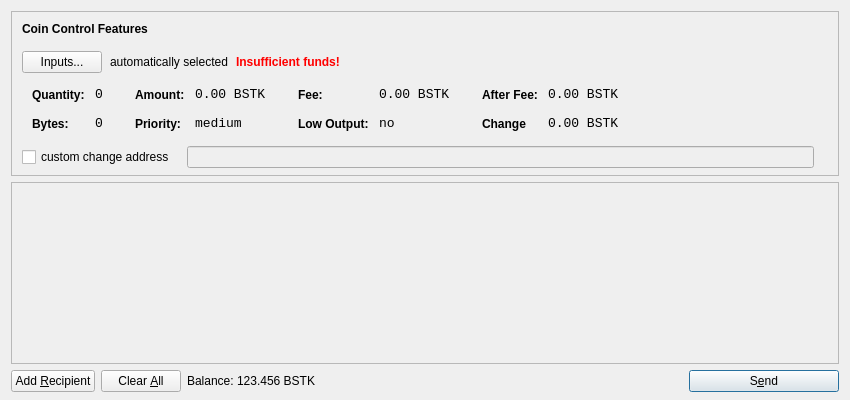
<?xml version="1.0" encoding="UTF-8"?>
<ui version="4.0">
 <class>SendCoinsDialog</class>
 <widget class="QDialog" name="SendCoinsDialog">
  <property name="geometry">
   <rect>
    <x>0</x>
    <y>0</y>
    <width>850</width>
    <height>400</height>
   </rect>
  </property>
  <property name="windowTitle">
   <string>Send Coins</string>
  </property>
  <layout class="QVBoxLayout" name="verticalLayout" stretch="0,1,0">
   <property name="bottomMargin">
    <number>8</number>
   </property>
   <item>
    <widget class="QFrame" name="frameCoinControl">
     <property name="sizePolicy">
      <sizepolicy hsizetype="Expanding" vsizetype="Expanding">
       <horstretch>0</horstretch>
       <verstretch>0</verstretch>
      </sizepolicy>
     </property>
     <property name="maximumSize">
      <size>
       <width>16777215</width>
       <height>16777215</height>
      </size>
     </property>
     <property name="frameShape">
      <enum>QFrame::StyledPanel</enum>
     </property>
     <property name="frameShadow">
      <enum>QFrame::Sunken</enum>
     </property>
     <layout class="QVBoxLayout" name="verticalLayoutCoinControl2">
      <property name="spacing">
       <number>-1</number>
      </property>
      <property name="leftMargin">
       <number>0</number>
      </property>
      <property name="topMargin">
       <number>0</number>
      </property>
      <property name="rightMargin">
       <number>0</number>
      </property>
      <property name="bottomMargin">
       <number>6</number>
      </property>
      <item>
       <layout class="QVBoxLayout" name="verticalLayoutCoinControl" stretch="0,0,0,0,1">
        <property name="spacing">
         <number>0</number>
        </property>
        <property name="leftMargin">
         <number>10</number>
        </property>
        <property name="topMargin">
         <number>10</number>
        </property>
        <item>
         <layout class="QHBoxLayout" name="horizontalLayoutCoinControl1">
          <property name="bottomMargin">
           <number>15</number>
          </property>
          <item>
           <widget class="QLabel" name="labelCoinControlFeatures">
            <property name="sizePolicy">
             <sizepolicy hsizetype="Preferred" vsizetype="Maximum">
              <horstretch>0</horstretch>
              <verstretch>0</verstretch>
             </sizepolicy>
            </property>
            <property name="font">
             <font>
              <weight>75</weight>
              <bold>true</bold>
             </font>
            </property>
            <property name="styleSheet">
             <string notr="true">font-weight:bold;</string>
            </property>
            <property name="text">
             <string>Coin Control Features</string>
            </property>
           </widget>
          </item>
         </layout>
        </item>
        <item>
         <layout class="QHBoxLayout" name="horizontalLayoutCoinControl2" stretch="0,0,0,0">
          <property name="spacing">
           <number>8</number>
          </property>
          <property name="bottomMargin">
           <number>10</number>
          </property>
          <item>
           <widget class="QPushButton" name="pushButtonCoinControl">
            <property name="styleSheet">
             <string notr="true"/>
            </property>
            <property name="text">
             <string>Inputs...</string>
            </property>
           </widget>
          </item>
          <item>
           <widget class="QLabel" name="labelCoinControlAutomaticallySelected">
            <property name="text">
             <string>automatically selected</string>
            </property>
            <property name="margin">
             <number>5</number>
            </property>
           </widget>
          </item>
          <item>
           <widget class="QLabel" name="labelCoinControlInsuffFunds">
            <property name="font">
             <font>
              <weight>75</weight>
              <bold>true</bold>
             </font>
            </property>
            <property name="styleSheet">
             <string notr="true">color:red;font-weight:bold;</string>
            </property>
            <property name="text">
             <string>Insufficient funds!</string>
            </property>
            <property name="margin">
             <number>5</number>
            </property>
           </widget>
          </item>
          <item>
           <spacer name="horizontalSpacerCoinControl">
            <property name="orientation">
             <enum>Qt::Horizontal</enum>
            </property>
            <property name="sizeHint" stdset="0">
             <size>
              <width>40</width>
              <height>1</height>
             </size>
            </property>
           </spacer>
          </item>
         </layout>
        </item>
        <item>
         <widget class="QWidget" name="widgetCoinControl" native="true">
          <property name="sizePolicy">
           <sizepolicy hsizetype="Preferred" vsizetype="Preferred">
            <horstretch>0</horstretch>
            <verstretch>0</verstretch>
           </sizepolicy>
          </property>
          <property name="minimumSize">
           <size>
            <width>0</width>
            <height>0</height>
           </size>
          </property>
          <property name="styleSheet">
           <string notr="true"/>
          </property>
          <layout class="QHBoxLayout" name="horizontalLayoutCoinControl5">
           <property name="margin">
            <number>0</number>
           </property>
           <item>
            <layout class="QHBoxLayout" name="horizontalLayoutCoinControl3" stretch="0,0,0,1">
             <property name="spacing">
              <number>20</number>
             </property>
             <property name="topMargin">
              <number>0</number>
             </property>
             <property name="bottomMargin">
              <number>10</number>
             </property>
             <item>
              <layout class="QFormLayout" name="formLayoutCoinControl1">
               <property name="horizontalSpacing">
                <number>10</number>
               </property>
               <property name="verticalSpacing">
                <number>14</number>
               </property>
               <property name="leftMargin">
                <number>10</number>
               </property>
               <property name="topMargin">
                <number>4</number>
               </property>
               <property name="rightMargin">
                <number>6</number>
               </property>
               <item row="0" column="0">
                <widget class="QLabel" name="labelCoinControlQuantityText">
                 <property name="styleSheet">
                  <string notr="true">font-weight:bold;</string>
                 </property>
                 <property name="text">
                  <string>Quantity:</string>
                 </property>
                 <property name="margin">
                  <number>0</number>
                 </property>
                </widget>
               </item>
               <item row="0" column="1">
                <widget class="QLabel" name="labelCoinControlQuantity">
                 <property name="font">
                  <font>
                   <family>Monospace</family>
                   <pointsize>10</pointsize>
                  </font>
                 </property>
                 <property name="cursor">
                  <cursorShape>IBeamCursor</cursorShape>
                 </property>
                 <property name="contextMenuPolicy">
                  <enum>Qt::ActionsContextMenu</enum>
                 </property>
                 <property name="text">
                  <string>0</string>
                 </property>
                 <property name="margin">
                  <number>0</number>
                 </property>
                 <property name="textInteractionFlags">
                  <set>Qt::LinksAccessibleByMouse|Qt::TextSelectableByKeyboard|Qt::TextSelectableByMouse</set>
                 </property>
                </widget>
               </item>
               <item row="1" column="0">
                <widget class="QLabel" name="labelCoinControlBytesText">
                 <property name="styleSheet">
                  <string notr="true">font-weight:bold;</string>
                 </property>
                 <property name="text">
                  <string>Bytes:</string>
                 </property>
                </widget>
               </item>
               <item row="1" column="1">
                <widget class="QLabel" name="labelCoinControlBytes">
                 <property name="font">
                  <font>
                   <family>Monospace</family>
                   <pointsize>10</pointsize>
                  </font>
                 </property>
                 <property name="cursor">
                  <cursorShape>IBeamCursor</cursorShape>
                 </property>
                 <property name="contextMenuPolicy">
                  <enum>Qt::ActionsContextMenu</enum>
                 </property>
                 <property name="text">
                  <string>0</string>
                 </property>
                 <property name="textInteractionFlags">
                  <set>Qt::LinksAccessibleByMouse|Qt::TextSelectableByKeyboard|Qt::TextSelectableByMouse</set>
                 </property>
                </widget>
               </item>
              </layout>
             </item>
             <item>
              <layout class="QFormLayout" name="formLayoutCoinControl2">
               <property name="horizontalSpacing">
                <number>10</number>
               </property>
               <property name="verticalSpacing">
                <number>14</number>
               </property>
               <property name="leftMargin">
                <number>6</number>
               </property>
               <property name="topMargin">
                <number>4</number>
               </property>
               <property name="rightMargin">
                <number>6</number>
               </property>
               <item row="0" column="0">
                <widget class="QLabel" name="labelCoinControlAmountText">
                 <property name="styleSheet">
                  <string notr="true">font-weight:bold;</string>
                 </property>
                 <property name="text">
                  <string>Amount:</string>
                 </property>
                 <property name="margin">
                  <number>0</number>
                 </property>
                </widget>
               </item>
               <item row="0" column="1">
                <widget class="QLabel" name="labelCoinControlAmount">
                 <property name="font">
                  <font>
                   <family>Monospace</family>
                   <pointsize>10</pointsize>
                  </font>
                 </property>
                 <property name="cursor">
                  <cursorShape>IBeamCursor</cursorShape>
                 </property>
                 <property name="contextMenuPolicy">
                  <enum>Qt::ActionsContextMenu</enum>
                 </property>
                 <property name="text">
                  <string>0.00 BSTK</string>
                 </property>
                 <property name="textInteractionFlags">
                  <set>Qt::LinksAccessibleByMouse|Qt::TextSelectableByKeyboard|Qt::TextSelectableByMouse</set>
                 </property>
                </widget>
               </item>
               <item row="1" column="0">
                <widget class="QLabel" name="labelCoinControlPriorityText">
                 <property name="styleSheet">
                  <string notr="true">font-weight:bold;</string>
                 </property>
                 <property name="text">
                  <string>Priority:</string>
                 </property>
                </widget>
               </item>
               <item row="1" column="1">
                <widget class="QLabel" name="labelCoinControlPriority">
                 <property name="font">
                  <font>
                   <family>Monospace</family>
                   <pointsize>10</pointsize>
                  </font>
                 </property>
                 <property name="cursor">
                  <cursorShape>IBeamCursor</cursorShape>
                 </property>
                 <property name="contextMenuPolicy">
                  <enum>Qt::ActionsContextMenu</enum>
                 </property>
                 <property name="text">
                  <string>medium</string>
                 </property>
                 <property name="textInteractionFlags">
                  <set>Qt::LinksAccessibleByMouse|Qt::TextSelectableByKeyboard|Qt::TextSelectableByMouse</set>
                 </property>
                </widget>
               </item>
              </layout>
             </item>
             <item>
              <layout class="QFormLayout" name="formLayoutCoinControl3">
               <property name="horizontalSpacing">
                <number>10</number>
               </property>
               <property name="verticalSpacing">
                <number>14</number>
               </property>
               <property name="leftMargin">
                <number>6</number>
               </property>
               <property name="topMargin">
                <number>4</number>
               </property>
               <property name="rightMargin">
                <number>6</number>
               </property>
               <item row="0" column="0">
                <widget class="QLabel" name="labelCoinControlFeeText">
                 <property name="styleSheet">
                  <string notr="true">font-weight:bold;</string>
                 </property>
                 <property name="text">
                  <string>Fee:</string>
                 </property>
                 <property name="margin">
                  <number>0</number>
                 </property>
                </widget>
               </item>
               <item row="0" column="1">
                <widget class="QLabel" name="labelCoinControlFee">
                 <property name="font">
                  <font>
                   <family>Monospace</family>
                   <pointsize>10</pointsize>
                  </font>
                 </property>
                 <property name="cursor">
                  <cursorShape>IBeamCursor</cursorShape>
                 </property>
                 <property name="contextMenuPolicy">
                  <enum>Qt::ActionsContextMenu</enum>
                 </property>
                 <property name="text">
                  <string>0.00 BSTK</string>
                 </property>
                 <property name="textInteractionFlags">
                  <set>Qt::LinksAccessibleByMouse|Qt::TextSelectableByKeyboard|Qt::TextSelectableByMouse</set>
                 </property>
                </widget>
               </item>
               <item row="1" column="0">
                <widget class="QLabel" name="labelCoinControlLowOutputText">
                 <property name="styleSheet">
                  <string notr="true">font-weight:bold;</string>
                 </property>
                 <property name="text">
                  <string>Low Output:</string>
                 </property>
                </widget>
               </item>
               <item row="1" column="1">
                <widget class="QLabel" name="labelCoinControlLowOutput">
                 <property name="font">
                  <font>
                   <family>Monospace</family>
                   <pointsize>10</pointsize>
                  </font>
                 </property>
                 <property name="cursor">
                  <cursorShape>IBeamCursor</cursorShape>
                 </property>
                 <property name="contextMenuPolicy">
                  <enum>Qt::ActionsContextMenu</enum>
                 </property>
                 <property name="text">
                  <string>no</string>
                 </property>
                 <property name="textInteractionFlags">
                  <set>Qt::LinksAccessibleByMouse|Qt::TextSelectableByKeyboard|Qt::TextSelectableByMouse</set>
                 </property>
                </widget>
               </item>
              </layout>
             </item>
             <item>
              <layout class="QFormLayout" name="formLayoutCoinControl4">
               <property name="horizontalSpacing">
                <number>10</number>
               </property>
               <property name="verticalSpacing">
                <number>14</number>
               </property>
               <property name="leftMargin">
                <number>6</number>
               </property>
               <property name="topMargin">
                <number>4</number>
               </property>
               <property name="rightMargin">
                <number>6</number>
               </property>
               <item row="0" column="0">
                <widget class="QLabel" name="labelCoinControlAfterFeeText">
                 <property name="styleSheet">
                  <string notr="true">font-weight:bold;</string>
                 </property>
                 <property name="text">
                  <string>After Fee:</string>
                 </property>
                 <property name="margin">
                  <number>0</number>
                 </property>
                </widget>
               </item>
               <item row="0" column="1">
                <widget class="QLabel" name="labelCoinControlAfterFee">
                 <property name="font">
                  <font>
                   <family>Monospace</family>
                   <pointsize>10</pointsize>
                  </font>
                 </property>
                 <property name="cursor">
                  <cursorShape>IBeamCursor</cursorShape>
                 </property>
                 <property name="contextMenuPolicy">
                  <enum>Qt::ActionsContextMenu</enum>
                 </property>
                 <property name="text">
                  <string>0.00 BSTK</string>
                 </property>
                 <property name="textInteractionFlags">
                  <set>Qt::LinksAccessibleByMouse|Qt::TextSelectableByKeyboard|Qt::TextSelectableByMouse</set>
                 </property>
                </widget>
               </item>
               <item row="1" column="0">
                <widget class="QLabel" name="labelCoinControlChangeText">
                 <property name="styleSheet">
                  <string notr="true">font-weight:bold;</string>
                 </property>
                 <property name="text">
                  <string>Change</string>
                 </property>
                </widget>
               </item>
               <item row="1" column="1">
                <widget class="QLabel" name="labelCoinControlChange">
                 <property name="font">
                  <font>
                   <family>Monospace</family>
                   <pointsize>10</pointsize>
                  </font>
                 </property>
                 <property name="cursor">
                  <cursorShape>IBeamCursor</cursorShape>
                 </property>
                 <property name="contextMenuPolicy">
                  <enum>Qt::ActionsContextMenu</enum>
                 </property>
                 <property name="text">
                  <string>0.00 BSTK</string>
                 </property>
                 <property name="textInteractionFlags">
                  <set>Qt::LinksAccessibleByMouse|Qt::TextSelectableByKeyboard|Qt::TextSelectableByMouse</set>
                 </property>
                </widget>
               </item>
              </layout>
             </item>
            </layout>
           </item>
          </layout>
         </widget>
        </item>
        <item>
         <layout class="QHBoxLayout" name="horizontalLayoutCoinControl4" stretch="0,0,0">
          <property name="spacing">
           <number>12</number>
          </property>
          <property name="sizeConstraint">
           <enum>QLayout::SetDefaultConstraint</enum>
          </property>
          <property name="topMargin">
           <number>5</number>
          </property>
          <property name="rightMargin">
           <number>5</number>
          </property>
          <item>
           <widget class="QCheckBox" name="checkBoxCoinControlChange">
            <property name="text">
             <string>custom change address</string>
            </property>
           </widget>
          </item>
          <item>
           <widget class="QLineEdit" name="lineEditCoinControlChange">
            <property name="enabled">
             <bool>false</bool>
            </property>
            <property name="sizePolicy">
             <sizepolicy hsizetype="Expanding" vsizetype="Fixed">
              <horstretch>0</horstretch>
              <verstretch>0</verstretch>
             </sizepolicy>
            </property>
           </widget>
          </item>
          <item>
           <widget class="QLabel" name="labelCoinControlChangeLabel">
            <property name="sizePolicy">
             <sizepolicy hsizetype="Preferred" vsizetype="Expanding">
              <horstretch>0</horstretch>
              <verstretch>0</verstretch>
             </sizepolicy>
            </property>
            <property name="minimumSize">
             <size>
              <width>0</width>
              <height>0</height>
             </size>
            </property>
            <property name="text">
             <string/>
            </property>
            <property name="margin">
             <number>3</number>
            </property>
           </widget>
          </item>
         </layout>
        </item>
        <item>
         <spacer name="verticalSpacerCoinControl">
          <property name="orientation">
           <enum>Qt::Vertical</enum>
          </property>
          <property name="sizeHint" stdset="0">
           <size>
            <width>800</width>
            <height>1</height>
           </size>
          </property>
         </spacer>
        </item>
       </layout>
      </item>
     </layout>
    </widget>
   </item>
   <item>
    <widget class="QScrollArea" name="scrollArea">
     <property name="widgetResizable">
      <bool>true</bool>
     </property>
     <widget class="QWidget" name="scrollAreaWidgetContents">
      <property name="geometry">
       <rect>
        <x>0</x>
        <y>0</y>
        <width>830</width>
        <height>165</height>
       </rect>
      </property>
      <layout class="QVBoxLayout" name="verticalLayout_2">
       <property name="margin">
        <number>0</number>
       </property>
       <item>
        <layout class="QVBoxLayout" name="entries">
         <property name="spacing">
          <number>6</number>
         </property>
        </layout>
       </item>
       <item>
        <spacer name="verticalSpacer">
         <property name="orientation">
          <enum>Qt::Vertical</enum>
         </property>
         <property name="sizeHint" stdset="0">
          <size>
           <width>20</width>
           <height>40</height>
          </size>
         </property>
        </spacer>
       </item>
      </layout>
     </widget>
    </widget>
   </item>
   <item>
    <layout class="QHBoxLayout" name="horizontalLayout">
     <item>
      <widget class="QPushButton" name="addButton">
       <property name="toolTip">
        <string>Send to multiple recipients at once</string>
       </property>
       <property name="text">
        <string>Add &amp;Recipient</string>
       </property>
       <property name="icon">
        <iconset resource="../bitcoin.qrc">
         <normaloff>:/icons/add</normaloff>:/icons/add</iconset>
       </property>
       <property name="autoDefault">
        <bool>false</bool>
       </property>
      </widget>
     </item>
     <item>
      <widget class="QPushButton" name="clearButton">
       <property name="sizePolicy">
        <sizepolicy hsizetype="Minimum" vsizetype="Fixed">
         <horstretch>0</horstretch>
         <verstretch>0</verstretch>
        </sizepolicy>
       </property>
       <property name="toolTip">
        <string>Remove all transaction fields</string>
       </property>
       <property name="text">
        <string>Clear &amp;All</string>
       </property>
       <property name="icon">
        <iconset resource="../bitcoin.qrc">
         <normaloff>:/icons/remove</normaloff>:/icons/remove</iconset>
       </property>
       <property name="autoRepeatDelay">
        <number>300</number>
       </property>
       <property name="autoDefault">
        <bool>false</bool>
       </property>
      </widget>
     </item>
     <item>
      <layout class="QHBoxLayout" name="horizontalLayout_2">
       <property name="spacing">
        <number>3</number>
       </property>
       <item>
        <widget class="QLabel" name="label">
         <property name="sizePolicy">
          <sizepolicy hsizetype="Preferred" vsizetype="Fixed">
           <horstretch>0</horstretch>
           <verstretch>0</verstretch>
          </sizepolicy>
         </property>
         <property name="text">
          <string>Balance:</string>
         </property>
        </widget>
       </item>
       <item>
        <widget class="QLabel" name="labelBalance">
         <property name="sizePolicy">
          <sizepolicy hsizetype="Preferred" vsizetype="Fixed">
           <horstretch>0</horstretch>
           <verstretch>0</verstretch>
          </sizepolicy>
         </property>
         <property name="cursor">
          <cursorShape>IBeamCursor</cursorShape>
         </property>
         <property name="text">
          <string>123.456 BSTK</string>
         </property>
         <property name="textInteractionFlags">
          <set>Qt::LinksAccessibleByMouse|Qt::TextSelectableByKeyboard|Qt::TextSelectableByMouse</set>
         </property>
        </widget>
       </item>
      </layout>
     </item>
     <item>
      <spacer name="horizontalSpacer">
       <property name="orientation">
        <enum>Qt::Horizontal</enum>
       </property>
       <property name="sizeHint" stdset="0">
        <size>
         <width>40</width>
         <height>20</height>
        </size>
       </property>
      </spacer>
     </item>
     <item>
      <widget class="QPushButton" name="sendButton">
       <property name="minimumSize">
        <size>
         <width>150</width>
         <height>0</height>
        </size>
       </property>
       <property name="toolTip">
        <string>Confirm the send action</string>
       </property>
       <property name="text">
        <string>S&amp;end</string>
       </property>
       <property name="icon">
        <iconset resource="../bitcoin.qrc">
         <normaloff>:/icons/send</normaloff>:/icons/send</iconset>
       </property>
       <property name="default">
        <bool>true</bool>
       </property>
      </widget>
     </item>
    </layout>
   </item>
  </layout>
 </widget>
 <resources>
  <include location="../bitcoin.qrc"/>
 </resources>
 <connections/>
</ui>
